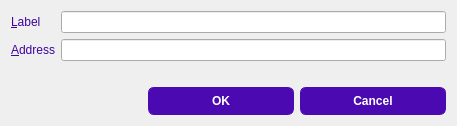
<?xml version="1.0" encoding="UTF-8"?>
<ui version="4.0">
 <class>EditAddressDialog</class>
 <widget class="QDialog" name="EditAddressDialog">
  <property name="geometry">
   <rect>
    <x>0</x>
    <y>0</y>
    <width>457</width>
    <height>126</height>
   </rect>
  </property>
  <property name="windowTitle">
   <string>Edit Address</string>
  </property>
  <property name="styleSheet">
   <string notr="true">QPushButton{
        background-color:#4b09b2;
        color:white;
		min-height:26px;
		max-height:26px;
        min-width: 120px;
		padding-left:12px;
		padding-right:12px;
        border:1px solid #4b09b2;
		icon-size:24px;
		font:bold;
		border-radius:6px;
}

QPushButton:hover{
        background-color:#6821d6;
}

QPushButton:pressed{
        background-color:#3f0698;
}


QLabel{
	color:#3e03a0;
}

</string>
  </property>
  <layout class="QVBoxLayout" name="verticalLayout">
   <item>
    <layout class="QFormLayout" name="formLayout">
     <property name="fieldGrowthPolicy">
      <enum>QFormLayout::AllNonFixedFieldsGrow</enum>
     </property>
     <item row="0" column="0">
      <widget class="QLabel" name="label">
       <property name="text">
        <string>&amp;Label</string>
       </property>
       <property name="buddy">
        <cstring>labelEdit</cstring>
       </property>
      </widget>
     </item>
     <item row="0" column="1">
      <widget class="QLineEdit" name="labelEdit">
       <property name="toolTip">
        <string>The label associated with this address list entry</string>
       </property>
      </widget>
     </item>
     <item row="1" column="0">
      <widget class="QLabel" name="label_2">
       <property name="text">
        <string>&amp;Address</string>
       </property>
       <property name="buddy">
        <cstring>addressEdit</cstring>
       </property>
      </widget>
     </item>
     <item row="1" column="1">
      <widget class="QValidatedLineEdit" name="addressEdit">
       <property name="toolTip">
        <string>The address associated with this address list entry. This can only be modified for sending addresses.</string>
       </property>
      </widget>
     </item>
    </layout>
   </item>
   <item>
    <widget class="QDialogButtonBox" name="buttonBox">
     <property name="orientation">
      <enum>Qt::Horizontal</enum>
     </property>
     <property name="standardButtons">
      <set>QDialogButtonBox::Cancel|QDialogButtonBox::Ok</set>
     </property>
    </widget>
   </item>
  </layout>
 </widget>
 <customwidgets>
  <customwidget>
   <class>QValidatedLineEdit</class>
   <extends>QLineEdit</extends>
   <header>qvalidatedlineedit.h</header>
  </customwidget>
 </customwidgets>
 <resources/>
 <connections>
  <connection>
   <sender>buttonBox</sender>
   <signal>accepted()</signal>
   <receiver>EditAddressDialog</receiver>
   <slot>accept()</slot>
   <hints>
    <hint type="sourcelabel">
     <x>20</x>
     <y>20</y>
    </hint>
    <hint type="destinationlabel">
     <x>20</x>
     <y>20</y>
    </hint>
   </hints>
  </connection>
  <connection>
   <sender>buttonBox</sender>
   <signal>rejected()</signal>
   <receiver>EditAddressDialog</receiver>
   <slot>reject()</slot>
   <hints>
    <hint type="sourcelabel">
     <x>20</x>
     <y>20</y>
    </hint>
    <hint type="destinationlabel">
     <x>20</x>
     <y>20</y>
    </hint>
   </hints>
  </connection>
 </connections>
</ui>
